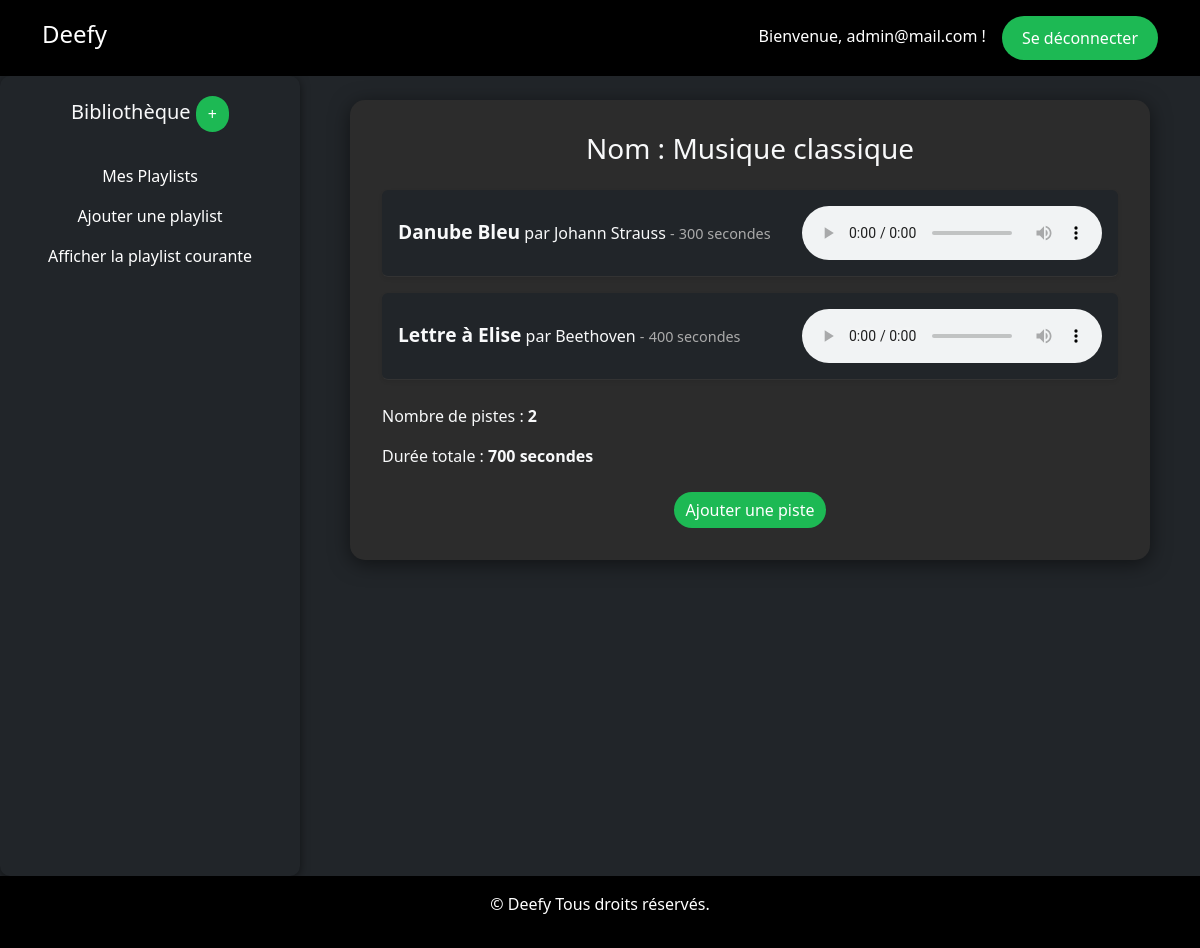
/?action=display-playlist&id=2 (signed in), run on the app's committed database.
### tables this page shows
CREATE TABLE `playlist` (
                            `id` int(11) NOT NULL AUTO_INCREMENT,
                            `nom` varchar(100) NOT NULL,
                            PRIMARY KEY (`id`)
);

CREATE TABLE `track` (
                         `id` int(11) NOT NULL AUTO_INCREMENT,
                         `titre` varchar(100) NOT NULL,
                         `genre` varchar(30) DEFAULT NULL,
                         `duree` int(3) DEFAULT NULL,
                         `filename` varchar(100) DEFAULT NULL,
                         `type` varchar(30) DEFAULT NULL,
                         `artiste_album` varchar(30) DEFAULT NULL,
                         `titre_album` varchar(30) DEFAULT NULL,
                         `annee_album` int(4) DEFAULT NULL,
                         `numero_album` int(11) DEFAULT NULL,
                         `auteur_podcast` varchar(100) DEFAULT NULL,
                         `date_posdcast` date DEFAULT NULL,
                         PRIMARY KEY (`id`)
);

### src/classes/action/Action.php (called while the page is built, shortened)
<?php
abstract class Action {
    protected ?string $http_method = null;
    public function __construct(){
        $this->http_method = $_SERVER['REQUEST_METHOD'];
    }
    public function execute() : string
    {
        switch ($this->http_method) {
            case "GET":
                return $this->get();
        }
    }
}

### index.php (called while the page is built, shortened)
<?php
$action = new D\Dispatcher();
$action->run();

### src/classes/audio/lists/AudioList.php (called while the page is built, shortened)
<?php
class AudioList
{
    public function __construct(string $nom, int $id = 0, array $pistes = [])
    {
        $this->nom = $nom;
        $this->nbPistes = count($pistes);
        $this->duree = $this->calculerDureePiste($pistes);
    }
    public function calculerDureePiste(array $pistes): int
    {
        $duree = 0;
        foreach ($pistes as $piste) {
            $duree += $piste->__get('duree');
        }
        return $duree;
    }
    public function __get(string $at)
    {
        if (property_exists($this, $at)) {
            return $this->$at;
        }
        throw new InvalidPropertyNameException("$at : invalid property");
    }
}
?>

### src/classes/repository/DeefyRepository.php (called while the page is built, shortened)
<?php
class DeefyRepository
{
    private \PDO $pdo;
    private static ?DeefyRepository $instance = null;
    private static array $config = [];
    private function __construct(array $conf)
    {
        $this->pdo = new \PDO($conf['dsn'], $conf['user'], $conf['pass'],
            [\PDO::ATTR_ERRMODE => \PDO::ERRMODE_EXCEPTION]);
    }
    public static function setConfig(string $file)
    {
        $conf = parse_ini_file($file);
        self::$config = $conf;
    }
    public static function getInstance() : DeefyRepository
    {
        if (is_null(self::$instance)) {
            self::$instance = new DeefyRepository(self::$config);
        }
        return self::$instance;
    }
    public function findPlaylistById(int $id): Playlist
    {
        $query = "SELECT id, nom FROM playlist WHERE id = :id";
        $stmt = $this->pdo->prepare($query);
        $stmt->execute(['id' => $id]);
        $data = $stmt->fetch();
        if ($data) {
            $listeTrack = $this->findTrack2Playlist($id);
            return new Playlist($data['nom'], $data['id'], $listeTrack);
        } else {
            throw new PlaylistNotFoundException("Playlist introuvable");
        }
    }
    public function findTrack2Playlist(int $idPlaylist): array
    {
        $query = "SELECT * FROM playlist2track pt INNER JOIN track t ON pt.id_track = t.id WHERE pt.id_pl = :id ORDER BY no_piste_dans_liste";
        $stmt = $this->pdo->prepare($query);
        $stmt->execute(['id' => $idPlaylist]);
        $listTracks = [];
        while ($data = $stmt->fetch()) {
            if ($data['type'] === 'A') {
                $track = new AlbumTrack(
                    $data['titre'],
                    $data['filename'],
                    $data['titre_album'],
                    $data['annee_album'],
                    $data['no_piste_dans_liste'],
                    $data['artiste_album'],
                    $data['duree'],
                    $data['genre'],
                    $data['id']
                );
            }
            $listTracks[] = $track;
        }
        return $listTracks;
    }
}

### src/classes/auth/Authz.php (called while the page is built, shortened)
<?php
class Authz
{
    public static function checkPlaylistOwner(int $id) : bool
    {
        $user = AuthnProvider::getSignedInUser();
        $repository = DeefyRepository::getInstance();
        $role = $user->role;
        if($role===User::ROLE_ADMIN){
            return true;
        }
        return false;
    }
}

### src/classes/render/AudioTrackRenderer.php (called while the page is built, shortened)
<?php
abstract class AudioTrackRenderer implements Renderer
{
    public function __construct($audio)
    {
        $this->audio = $audio;
    }
    public function render(int $selector): string
    {
        $res = '';
        if ($selector === Renderer::COMPACT) {
            $res = $this->renderCompact();
        } elseif ($selector === Renderer::LONG) {
            $res = $this->renderLong();
        }
        return $res;
    }
}
?>

### src/classes/audio/tracks/AudioTrack.php (called while the page is built, shortened)
<?php
class AudioTrack
{
    public function __construct(string $titre, string $nomFichier)
    {
        $this->titre = $titre;
        $this->nomFichier = $nomFichier;
    }
    public function __get(string $at)
    {
        if (property_exists($this, $at)) {
            return $this->$at;
        }
        throw new InvalidPropertyNameException("$at : invalid property");
    }
}
?>

### src/classes/audio/tracks/AlbumTrack.php (called while the page is built, shortened)
<?php
class AlbumTrack extends AudioTrack
{
    public function __construct(
        string $titre,
        string $nomFichier,
        string $album,
        string $annee,
        int $numeroPiste,
        string $auteur = 'inconnu',
        int $duree = 0,
        string $genre = 'inconnu',
        int $id = 0
    ) {
        $this->auteur = $auteur;
        $this->duree = $duree;
    }
}
?>

### src/classes/render/AlbumTrackRenderer.php (the view, shortened to what this page needs)
<?php
class AlbumTrackRenderer extends AudioTrackRenderer
{
    protected function renderCompact(): string
    {
        return <<<HTML
<div class="track-item mb-3 p-3 bg-dark text-light rounded shadow-sm d-flex flex-column flex-md-row align-items-md-center">
    <div class="track-info flex-grow-1">
        <strong>{$this->audio->titre}</strong> par {$this->audio->auteur}
        <span>-</span>
        <span>{$this->audio->duree} secondes</span>
    </div>
    <audio controls class="mt-3 mt-md-0 ml-md-3 audio-playe"><source src='../../../audio/{$this->audio->nomFichier}' type='audio/mpeg'></audio>
</div>
HTML;
    }
}
?>

### src/classes/render/AudioListRenderer.php (shortened to what this page needs)
<?php
class AudioListRenderer implements Renderer
{
    private $audioList;
    public function __construct($audioList)
    {
        $this->audioList = $audioList;
    }
    public function render(int $selector = Renderer::COMPACT): string
    {
        $res = <<<HTML
<h1 class="h3 mb-4 text-center">Nom : {$this->audioList->nom}</h1>
HTML;
        foreach ($this->audioList->pistes as $value) {
            $renderValue = $value->getRenderer();
            $res .= $renderValue->render(Renderer::COMPACT) . "\n";
        }
        $res .= "<p class=\"mt-4\">Nombre de pistes : <strong>{$this->audioList->nbPistes}</strong></p>\n";
        $res .= "<p>Durée totale : <strong>{$this->audioList->duree} secondes</strong></p>\n";
        return $res;
    }
}

### css/styles.css (style rules this page uses)
body { background-color: #121212; color: white; }
.track-item { display: flex; justify-content: space-between; align-items: center; padding: 1rem; border-bottom: 1px solid #333; }
.track-item strong { font-size: 1.2rem; }
.track-item span { font-size: 0.9rem; color: #aaa; }

### data on the page
playlist: nom "Musique classique", id "2"
track: titre "Danube Bleu", artiste_album "Johann Strauss", duree "300"
track: titre "Lettre à Elise", artiste_album "Beethoven", duree "400"

### other printed values
$userName "admin@mail.com"
$this->audioList->duree "700"
